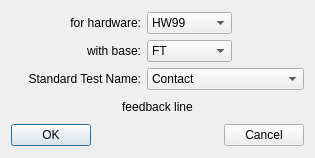
<?xml version="1.0" encoding="UTF-8"?>
<ui version="4.0">
 <class>Dialog</class>
 <widget class="QDialog" name="Dialog">
  <property name="geometry">
   <rect>
    <x>0</x>
    <y>0</y>
    <width>315</width>
    <height>158</height>
   </rect>
  </property>
  <property name="sizePolicy">
   <sizepolicy hsizetype="Minimum" vsizetype="Fixed">
    <horstretch>0</horstretch>
    <verstretch>0</verstretch>
   </sizepolicy>
  </property>
  <property name="minimumSize">
   <size>
    <width>315</width>
    <height>135</height>
   </size>
  </property>
  <property name="maximumSize">
   <size>
    <width>16777215</width>
    <height>500</height>
   </size>
  </property>
  <property name="windowTitle">
   <string>Dialog</string>
  </property>
  <layout class="QGridLayout" name="gridLayout">
   <item row="0" column="0">
    <layout class="QVBoxLayout" name="verticalLayout">
     <item>
      <layout class="QHBoxLayout" name="hardwareLayout">
       <item>
        <widget class="QLabel" name="label_6">
         <property name="sizePolicy">
          <sizepolicy hsizetype="Fixed" vsizetype="Fixed">
           <horstretch>0</horstretch>
           <verstretch>0</verstretch>
          </sizepolicy>
         </property>
         <property name="minimumSize">
          <size>
           <width>130</width>
           <height>22</height>
          </size>
         </property>
         <property name="maximumSize">
          <size>
           <width>130</width>
           <height>22</height>
          </size>
         </property>
         <property name="text">
          <string>for hardware:</string>
         </property>
         <property name="alignment">
          <set>Qt::AlignRight|Qt::AlignTrailing|Qt::AlignVCenter</set>
         </property>
        </widget>
       </item>
       <item>
        <widget class="QComboBox" name="ForHardwareSetup">
         <property name="sizePolicy">
          <sizepolicy hsizetype="Fixed" vsizetype="Fixed">
           <horstretch>0</horstretch>
           <verstretch>0</verstretch>
          </sizepolicy>
         </property>
         <property name="minimumSize">
          <size>
           <width>85</width>
           <height>22</height>
          </size>
         </property>
         <property name="maximumSize">
          <size>
           <width>85</width>
           <height>22</height>
          </size>
         </property>
         <property name="sizeAdjustPolicy">
          <enum>QComboBox::AdjustToContents</enum>
         </property>
         <item>
          <property name="text">
           <string>HW99</string>
          </property>
         </item>
        </widget>
       </item>
       <item>
        <spacer name="horizontalSpacer_3">
         <property name="orientation">
          <enum>Qt::Horizontal</enum>
         </property>
         <property name="sizeHint" stdset="0">
          <size>
           <width>40</width>
           <height>22</height>
          </size>
         </property>
        </spacer>
       </item>
      </layout>
     </item>
     <item>
      <layout class="QHBoxLayout" name="baseLayout">
       <item>
        <widget class="QLabel" name="label_7">
         <property name="sizePolicy">
          <sizepolicy hsizetype="Fixed" vsizetype="Fixed">
           <horstretch>0</horstretch>
           <verstretch>0</verstretch>
          </sizepolicy>
         </property>
         <property name="minimumSize">
          <size>
           <width>130</width>
           <height>22</height>
          </size>
         </property>
         <property name="maximumSize">
          <size>
           <width>130</width>
           <height>22</height>
          </size>
         </property>
         <property name="text">
          <string>with base:</string>
         </property>
         <property name="alignment">
          <set>Qt::AlignRight|Qt::AlignTrailing|Qt::AlignVCenter</set>
         </property>
        </widget>
       </item>
       <item>
        <widget class="QComboBox" name="WithBase">
         <property name="sizePolicy">
          <sizepolicy hsizetype="Fixed" vsizetype="Fixed">
           <horstretch>0</horstretch>
           <verstretch>0</verstretch>
          </sizepolicy>
         </property>
         <property name="minimumSize">
          <size>
           <width>85</width>
           <height>22</height>
          </size>
         </property>
         <property name="maximumSize">
          <size>
           <width>85</width>
           <height>22</height>
          </size>
         </property>
         <property name="sizeAdjustPolicy">
          <enum>QComboBox::AdjustToContents</enum>
         </property>
         <item>
          <property name="text">
           <string>FT</string>
          </property>
         </item>
        </widget>
       </item>
       <item>
        <spacer name="horizontalSpacer_4">
         <property name="orientation">
          <enum>Qt::Horizontal</enum>
         </property>
         <property name="sizeHint" stdset="0">
          <size>
           <width>40</width>
           <height>20</height>
          </size>
         </property>
        </spacer>
       </item>
      </layout>
     </item>
     <item>
      <layout class="QHBoxLayout" name="testLayout">
       <item>
        <widget class="QLabel" name="StandardTestNameLabel">
         <property name="sizePolicy">
          <sizepolicy hsizetype="Fixed" vsizetype="Fixed">
           <horstretch>0</horstretch>
           <verstretch>0</verstretch>
          </sizepolicy>
         </property>
         <property name="minimumSize">
          <size>
           <width>130</width>
           <height>22</height>
          </size>
         </property>
         <property name="maximumSize">
          <size>
           <width>130</width>
           <height>22</height>
          </size>
         </property>
         <property name="text">
          <string>Standard Test Name:</string>
         </property>
         <property name="alignment">
          <set>Qt::AlignRight|Qt::AlignTrailing|Qt::AlignVCenter</set>
         </property>
        </widget>
       </item>
       <item>
        <widget class="QComboBox" name="StandardTestName">
         <property name="minimumSize">
          <size>
           <width>150</width>
           <height>22</height>
          </size>
         </property>
         <property name="maximumSize">
          <size>
           <width>16777215</width>
           <height>22</height>
          </size>
         </property>
         <property name="sizeAdjustPolicy">
          <enum>QComboBox::AdjustToContents</enum>
         </property>
         <item>
          <property name="text">
           <string>Contact</string>
          </property>
         </item>
         <item>
          <property name="text">
           <string>VOL</string>
          </property>
         </item>
         <item>
          <property name="text">
           <string>VOH</string>
          </property>
         </item>
         <item>
          <property name="text">
           <string>IOS</string>
          </property>
         </item>
        </widget>
       </item>
      </layout>
     </item>
     <item>
      <widget class="QLabel" name="feedback">
       <property name="minimumSize">
        <size>
         <width>0</width>
         <height>22</height>
        </size>
       </property>
       <property name="maximumSize">
        <size>
         <width>16777215</width>
         <height>22</height>
        </size>
       </property>
       <property name="text">
        <string>feedback line</string>
       </property>
       <property name="alignment">
        <set>Qt::AlignCenter</set>
       </property>
      </widget>
     </item>
     <item>
      <layout class="QHBoxLayout" name="buttonLayout">
       <item>
        <widget class="QPushButton" name="OKButton">
         <property name="text">
          <string>OK</string>
         </property>
        </widget>
       </item>
       <item>
        <spacer name="horizontalSpacer">
         <property name="orientation">
          <enum>Qt::Horizontal</enum>
         </property>
         <property name="sizeHint" stdset="0">
          <size>
           <width>40</width>
           <height>20</height>
          </size>
         </property>
        </spacer>
       </item>
       <item>
        <widget class="QPushButton" name="CancelButton">
         <property name="text">
          <string>Cancel</string>
         </property>
        </widget>
       </item>
      </layout>
     </item>
    </layout>
   </item>
  </layout>
 </widget>
 <resources/>
 <connections/>
</ui>
